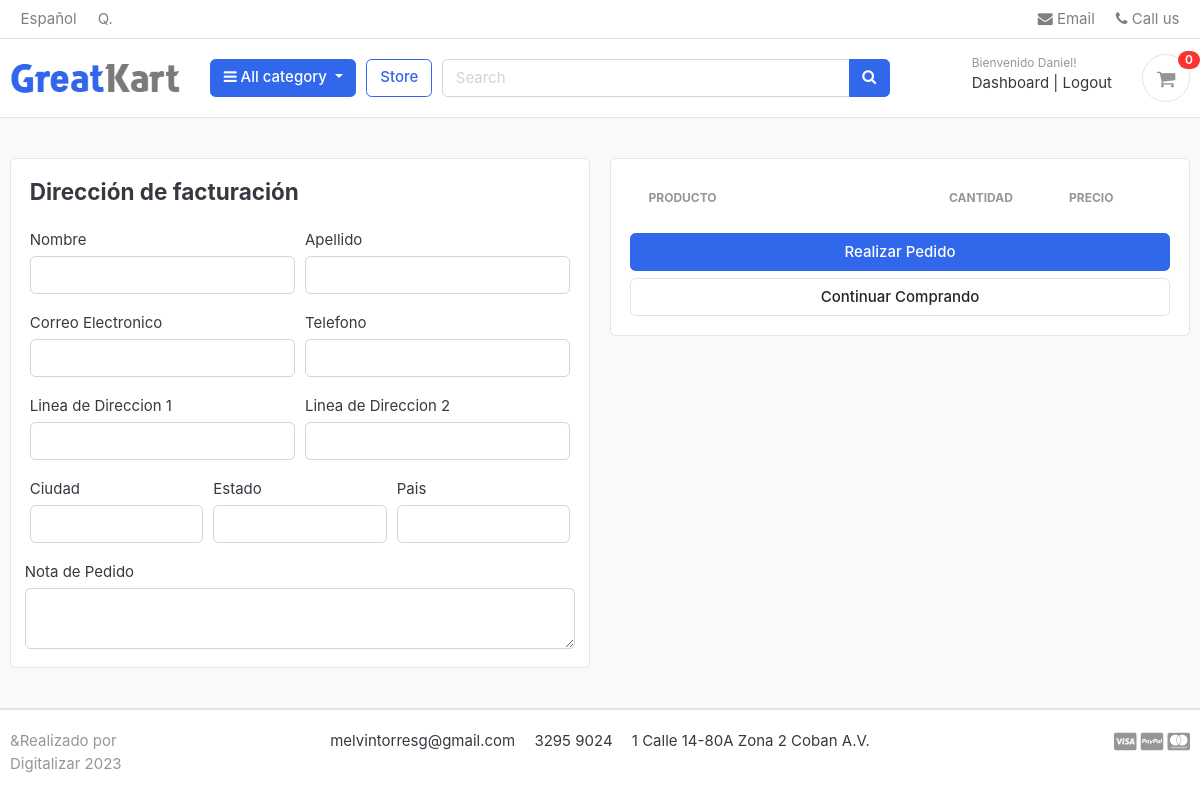
Page /cart/checkout/ (signed in) on the earlier database version.
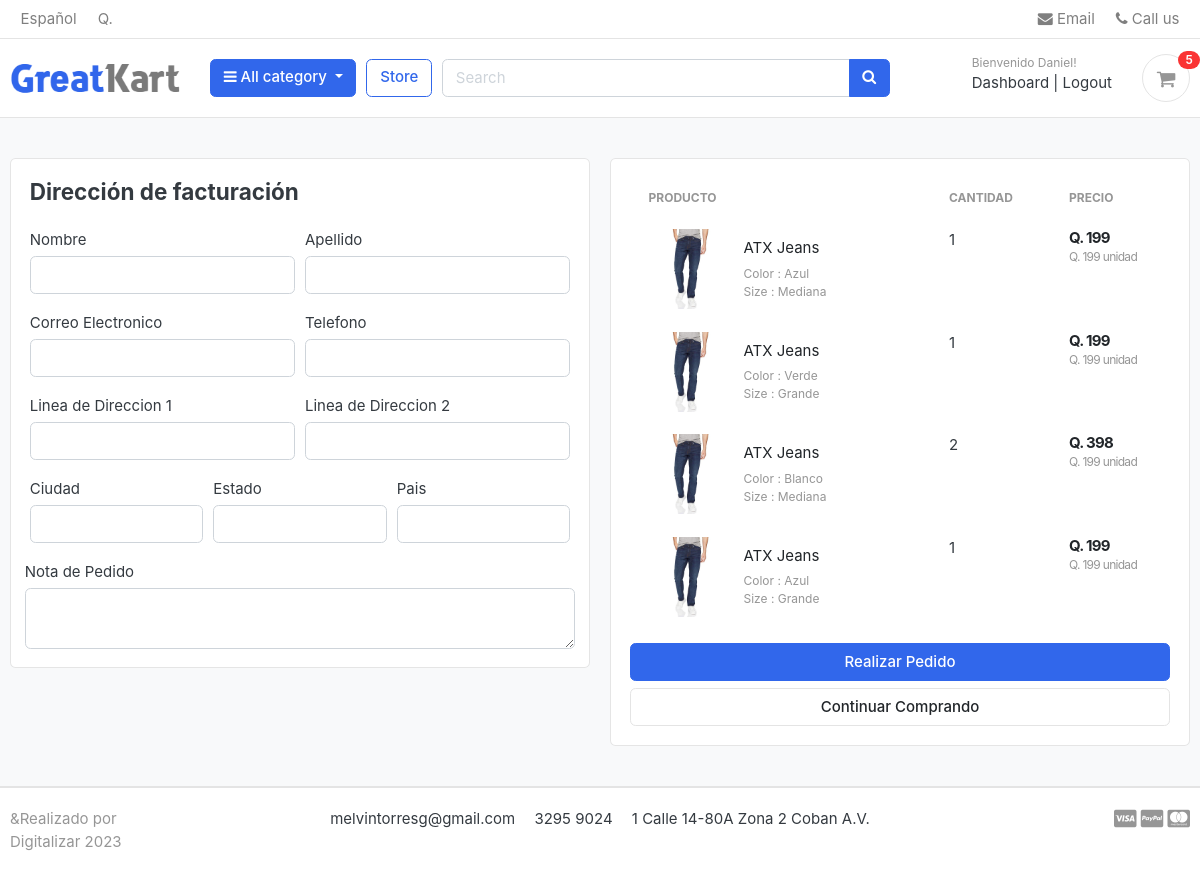
Same page on the later database version.
### carts/models.py (models this page shows, shortened)
class CartItem(models.Model):
    user = models.ForeignKey(Account, on_delete=models.CASCADE, null=True)
    product = models.ForeignKey(Product, on_delete=models.CASCADE)
    variations = models.ManyToManyField(Variation, blank=True)
    cart    = models.ForeignKey(Cart, on_delete=models.CASCADE, null=True)
    quantity = models.IntegerField()
    is_active = models.BooleanField(default=True)
    def sub_total(self):
        return self.product.price * self.quantity

### store/models.py (models this page shows, shortened)
class Product(models.Model):
        product_name    = models.CharField(max_length=200, unique=True)
        slug            = models.SlugField(max_length=200, unique=True)
        description     = models.TextField(max_length=500, blank=True)
        price           = models.IntegerField()
        images          = models.ImageField(upload_to='photos/products')
        stock           = models.IntegerField()
        is_available    = models.BooleanField(default=True)
        category        = models.ForeignKey(Category, on_delete= models.CASCADE)
        created_date    = models.DateTimeField(auto_now_add=True)
        modified_date   = models.DateTimeField(auto_now=True)
        def get_url(self):
                return reverse('product_details', args=[self.category.slug, self.slug])

class Variation(models.Model):
        product = models.ForeignKey(Product, on_delete=models.CASCADE)
        variation_category = models.CharField(max_length=100, choices=variation_category_choice)
        variation_value    = models.CharField(max_length=100)
        is_active          = models.BooleanField(default=True)
        created_date       = models.DateTimeField(auto_now=True)
        objects = VariationManager()

### carts/views.py (the view)
# urls.py: path('checkout/', views.checkout, name='checkout'),
@login_required(login_url='login')
def checkout(request, total=0, quantity=0, cart_items=None):
    try:
        tax = 0
        grand_total = 0
        if request.user.is_authenticated:
            cart_items = CartItem.objects.filter(user=request.user, is_active=True)
        else:
            cart = Cart.objects.get(cart_id=_cart_id(request))
            cart_items = CartItem.objects.filter(cart=cart, is_active=True)
        for cart_item in cart_items:
            total += (cart_item.product.price * cart_item.quantity)
            quantity += cart_item.quantity
        tax = (12 * total)/100
        grand_total = total + tax
    except ObjectDoesNotExist:
        pass #just ignore
    context = {
        'total': total,
        'quantity': quantity,
        'cart_items': cart_items,
        'tax'       : tax,
        'grand_total': grand_total,
    }
    return render(request, 'store/checkout.html', context)

### carts/context_processors.py (called while the page is built)
def counter(request):
    cart_count = 0
    if 'admin' in request.path:
        return {}
    else:
        try:
            cart = Cart.objects.filter(cart_id=_cart_id(request))
            if request.user.is_authenticated:
                cart_items = CartItem.objects.all().filter(user=request.user)
            else:
                cart_items = CartItem.objects.all().filter(cart=cart[:1])
            for cart_item in cart_items:
                cart_count += cart_item.quantity
        except Cart.DoesNotExist:
            cart_count = 0
    return dict(cart_count=cart_count)

### carts/views.py (called while the page is built)
def _cart_id(request):
    cart = request.session.session_key
    if not cart:
        cart = request.session.create()
    return cart

### category/context_processors.py (called while the page is built)
def menu_links(request):
        links = Category.objects.all()
        return dict(links=links)

### category/models.py (called while the page is built)
    def get_url(self):
        return reverse('products_by_category', args = [self.slug])

### templates/store/checkout.html (shortened to what the changed rows need)
{% extends 'base.html' %}
{% load static %}
{% block content %}
<section class="section-content padding-y bg">
<div class="container">
<div class="row">
        <aside class="col-lg-6">
                <div class="card">
                <div class="card-body">
                        <table class="table table-borderless table-shopping-cart">
                                <thead class="text-muted">
                                <tr class="small text-uppercase">
                                        <th scope="col">Producto</th>
                                        <th scope="col" width="120">Cantidad</th>
                                        <th scope="col" width="120">Precio</th>
                                </tr>
                                </thead>
                                <tbody>
                                {% for cart_item in cart_items %}
                                <tr>
                                        <td>
                                                <figure class="itemside align-items-center">
                                                        <div class="aside"><img src="{{ cart_item.product.images.url }}" class="img-sm"></div>
                                                        <figcaption class="info">
                                                                <a href="{{ cart_item.product.get_url }}" class="title text-dark">{{ cart_item.product.product_name }}</a>
                                                                <p class="text-muted small">
                                                                        {% if cart_item.variations.all %}
                                                                                {% for item in cart_item.variations.all %}
                                                                                        {{ item.variation_category | capfirst }} : {{ item.variation_value | capfirst }} <br>
                                                                                {% endfor %}
                                                                        {% endif %}
                                                                </p>
                                                        </figcaption>
                                                </figure>
                                        </td>
                                        <td>
                                                <label for="">{{cart_item.quantity}}</label>
                                        </td>
                                        <td>
                                                <div class="price-wrap">
                                                        <var class="price">Q. {{ cart_item.sub_total }}</var>
                                                        <small class="text-muted"> Q. {{ cart_item.product.price }} unidad </small>
                                                </div>
                                        </td>
                                </tr>
                                {% endfor %}
                                </tbody>
                                </table>
                </div>
                </div>
        </aside>
</div>
</div>
</section>
{% endblock %}

### templates/includes/navbar.html (shortened to what the changed rows need)
{% load static %}
<header class="section-header">
        <section class="header-main border-bottom">
                <div class="container">
        <div class="row align-items-center">
                <div class="col-lg-3 col-sm-6 col-8 order-2 order-lg-3">
                                        <div class="d-flex justify-content-end mb-3 mb-lg-0">
                                                <a href="{% url 'cart' %}" class="widget-header pl-3 ml-3">
                                                        <div class="icon icon-sm rounded-circle border"><i class="fa fa-shopping-cart"></i></div>
                                                        <span class="badge badge-pill badge-danger notify">{{cart_count}}</span>
                                                </a>
                                        </div>
                                </div>
        </div>
                </div>
        </section>
        </header>

Differences in the rows shown:
added CartItem: product.images (picture), product.product_name "ATX Jeans", quantity "1", sub_total "199", product.price "199"
now on this page (row unchanged): Variation: variation_category "Color", variation_value "Azul"
now on this page (row unchanged): Variation: variation_category "Size", variation_value "Mediana"
added CartItem: product.images (picture), product.product_name "ATX Jeans", quantity "1", sub_total "199", product.price "199"
now on this page (row unchanged): Variation: variation_category "Color", variation_value "Verde", shown under "ATX Jeans"
now on this page (row unchanged): Variation: variation_category "Size", variation_value "Grande"
added CartItem: product.images (picture), product.product_name "ATX Jeans", quantity "2", sub_total "398", product.price "199"
now on this page (row unchanged): Variation: variation_category "Color", variation_value "Blanco", shown under "ATX Jeans"
added CartItem: product.images (picture), product.product_name "ATX Jeans", quantity "1", sub_total "199", product.price "199"
Other differences:
{{ cart_count }}: "0" → "5"
